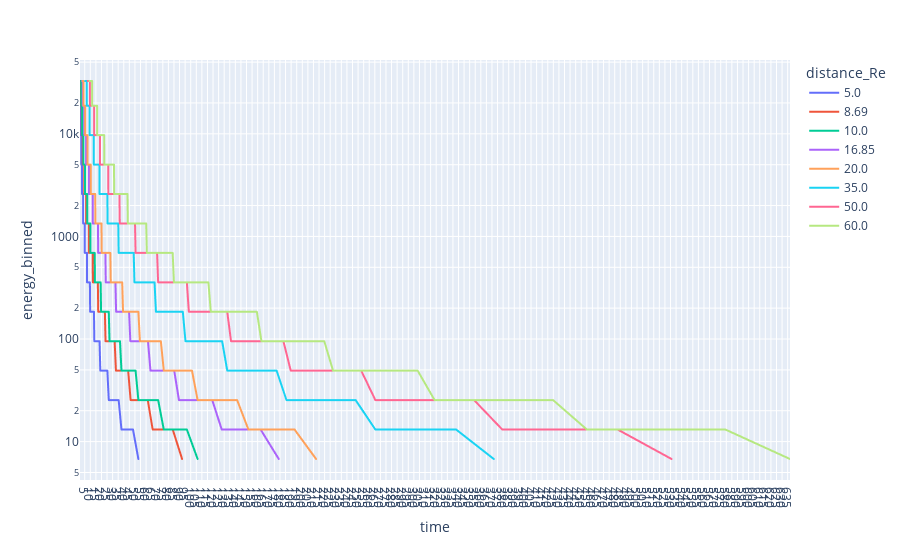

The code cell stored with this chart in its notebook:
### Code cell
fig = px.line(result, x="time", y="energy_binned", color='distance_Re', log_y=True)
fig.update_xaxes(dtick=5)
fig.show()

### Figure 1 — Plotly figure (JSON) as saved in the notebook; plotly's stock layout.template omitted (floating-point values rounded to 4 significant figures; data arrays with more than 128 entries replaced by an {"elided": "..."} marker saying what was removed)
{"data": [{"hovertemplate": "distance_Re=5.0<br>time=%{x}<br>energy_binned=%{y}<extra></extra>", "legendgroup": "5.0", "line": {"color": "#636efa", "dash": "solid"}, "mode": "lines", "name": "5.0", "showlegend": true, "type": "scattergl", "x": {"elided": "682 float values"}, "xaxis": "x", "y": {"elided": "682 float values"}, "yaxis": "y"}, {"hovertemplate": "distance_Re=8.69<br>time=%{x}<br>energy_binned=%{y}<extra></extra>", "legendgroup": "8.69", "line": {"color": "#EF553B", "dash": "solid"}, "mode": "lines", "name": "8.69", "showlegend": true, "type": "scattergl", "x": {"elided": "682 float values"}, "xaxis": "x", "y": {"elided": "682 float values"}, "yaxis": "y"}, {"hovertemplate": "distance_Re=10.0<br>time=%{x}<br>energy_binned=%{y}<extra></extra>", "legendgroup": "10.0", "line": {"color": "#00cc96", "dash": "solid"}, "mode": "lines", "name": "10.0", "showlegend": true, "type": "scattergl", "x": {"elided": "682 float values"}, "xaxis": "x", "y": {"elided": "682 float values"}, "yaxis": "y"}, {"hovertemplate": "distance_Re=16.85<br>time=%{x}<br>energy_binned=%{y}<extra></extra>", "legendgroup": "16.85", "line": {"color": "#ab63fa", "dash": "solid"}, "mode": "lines", "name": "16.85", "showlegend": true, "type": "scattergl", "x": {"elided": "682 float values"}, "xaxis": "x", "y": {"elided": "682 float values"}, "yaxis": "y"}, {"hovertemplate": "distance_Re=20.0<br>time=%{x}<br>energy_binned=%{y}<extra></extra>", "legendgroup": "20.0", "line": {"color": "#FFA15A", "dash": "solid"}, "mode": "lines", "name": "20.0", "showlegend": true, "type": "scattergl", "x": {"elided": "682 float values"}, "xaxis": "x", "y": {"elided": "682 float values"}, "yaxis": "y"}, {"hovertemplate": "distance_Re=35.0<br>time=%{x}<br>energy_binned=%{y}<extra></extra>", "legendgroup": "35.0", "line": {"color": "#19d3f3", "dash": "solid"}, "mode": "lines", "name": "35.0", "showlegend": true, "type": "scattergl", "x": {"elided": "682 float values"}, "xaxis": "x", "y": {"elided": "682 float values"}, "yaxis": "y"}, {"hovertemplate": "distance_Re=50.0<br>time=%{x}<br>energy_binned=%{y}<extra></extra>", "legendgroup": "50.0", "line": {"color": "#FF6692", "dash": "solid"}, "mode": "lines", "name": "50.0", "showlegend": true, "type": "scattergl", "x": {"elided": "682 float values"}, "xaxis": "x", "y": {"elided": "682 float values"}, "yaxis": "y"}, {"hovertemplate": "distance_Re=60.0<br>time=%{x}<br>energy_binned=%{y}<extra></extra>", "legendgroup": "60.0", "line": {"color": "#B6E880", "dash": "solid"}, "mode": "lines", "name": "60.0", "showlegend": true, "type": "scattergl", "x": {"elided": "682 float values"}, "xaxis": "x", "y": {"elided": "682 float values"}, "yaxis": "y"}], "layout": {"legend": {"title": {"text": "distance_Re"}, "tracegroupgap": 0}, "margin": {"t": 60}, "xaxis": {"anchor": "y", "domain": [0, 1], "dtick": 5, "title": {"text": "time"}}, "yaxis": {"anchor": "x", "domain": [0, 1], "title": {"text": "energy_binned"}, "type": "log"}}}
